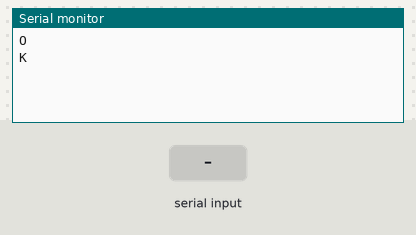
Recording of a sketch running on a simulated Arduino Uno, built with avr-gcc and run on an emulated ATmega328P. On the bench: the last lines printed to the serial monitor. The test bench sets the inputs (shaded band). The modem accepts every AT command (registered, SIM ready, sends succeed) and sends nothing else.

Above: at 1.2 s.
1.3 s: "1" received over the second serial link
At 1.6 s:
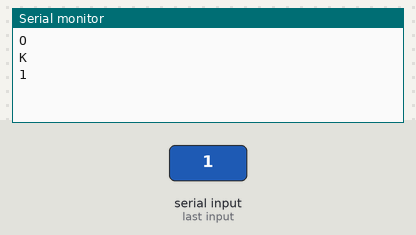
2.8 s: "0" received over the second serial link
At 4.0 s:
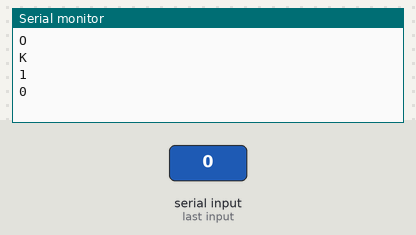
4.3 s: "2" received over the second serial link
At 5.1 s:
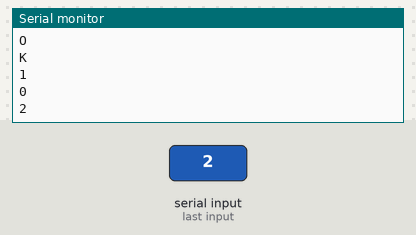

Measured:
- after the input at 1.3 s, the serial monitor: prints a new line at once (image 1)
- after the input at 2.8 s, the serial monitor: prints a new line at once (image 2)
- after the input at 4.3 s, the serial monitor: prints a new line at once (image 3)

The sketch:

Listing_8_3.ino
```cpp
// Подключаем библиотеку для работы с Serial через дискретные порты
#include <SoftwareSerial.h>
//Создаем последовательный порт на пинах 10 и 11
SoftwareSerial BTSerial(10, 11); // RX, TX
// Переменная для приема данных по Bluetooth
char bt_input;
// Настройка
void setup()
{
  // Устанавливаем скорость передачи данных по Bluetooth
  BTSerial.begin(9600);
  // Переключаем A0 в двоичный режим работы, на передачу
  // pinMode(14, OUTPUT);//Только для HC-05
  // Переводим HC-05 в режим AT-команд
  // digitalWrite(14, 1); //Только для HC-05
  // Присваиваем HC-05 новое имя - MaxiBot
  // BTSerial.println("AT+NAME=MaxiBot");//Для НС-05
  //Для модуля из набора HC-06 и SPP-C
  BTSerial.println("AT+NAMEDMBot");
  // Устанавливаем скорость передачи данных по кабелю
  Serial.begin(9600);
  // переводим HC-05 в нормальный режим работы
  // digitalWrite(14, 0); //Только для HC-05
}
void loop()
{
  // Если пришли данные по Bluetooth
  if (BTSerial.available())
  {
    // Записываем, что пришло по Bluetooth в переменную bt_input
    bt_input = (char)BTSerial.read();
    Serial.println(bt_input);
  }
}
```
